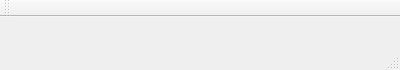
<?xml version="1.0" encoding="UTF-8"?>
<ui version="4.0">
 <class>MainWindow</class>
 <widget class="QMainWindow" name="MainWindow">
  <property name="geometry">
   <rect>
    <x>0</x>
    <y>0</y>
    <width>400</width>
    <height>70</height>
   </rect>
  </property>
  <property name="windowTitle">
   <string>MainWindow</string>
  </property>
  <widget class="QWidget" name="centralWidget">
   <property name="sizePolicy">
    <sizepolicy hsizetype="Expanding" vsizetype="Expanding">
     <horstretch>0</horstretch>
     <verstretch>0</verstretch>
    </sizepolicy>
   </property>
   <property name="minimumSize">
    <size>
     <width>0</width>
     <height>0</height>
    </size>
   </property>
   <property name="autoFillBackground">
    <bool>true</bool>
   </property>
  </widget>
  <widget class="QMenuBar" name="menuBar">
   <property name="geometry">
    <rect>
     <x>0</x>
     <y>0</y>
     <width>400</width>
     <height>23</height>
    </rect>
   </property>
  </widget>
  <widget class="QToolBar" name="mainToolBar">
   <attribute name="toolBarArea">
    <enum>TopToolBarArea</enum>
   </attribute>
   <attribute name="toolBarBreak">
    <bool>false</bool>
   </attribute>
  </widget>
  <widget class="QStatusBar" name="statusBar"/>
  <action name="action_Open">
   <property name="text">
    <string>&amp;Open</string>
   </property>
  </action>
  <action name="action_Save">
   <property name="text">
    <string>&amp;Save</string>
   </property>
  </action>
  <action name="actionSave_as">
   <property name="text">
    <string>Save &amp;as..</string>
   </property>
  </action>
  <action name="action_Exit">
   <property name="text">
    <string>&amp;Exit</string>
   </property>
  </action>
  <action name="actionColor_info_bar">
   <property name="checkable">
    <bool>true</bool>
   </property>
   <property name="checked">
    <bool>false</bool>
   </property>
   <property name="text">
    <string>Color info bar</string>
   </property>
  </action>
  <action name="actionHistogram">
   <property name="text">
    <string>Histogram</string>
   </property>
  </action>
  <action name="actionCrop">
   <property name="text">
    <string>Crop</string>
   </property>
  </action>
  <action name="actionBlur">
   <property name="text">
    <string>Blur</string>
   </property>
  </action>
  <action name="actionFusion">
   <property name="text">
    <string>Fusion</string>
   </property>
  </action>
  <action name="actionRezize">
   <property name="text">
    <string>Resize</string>
   </property>
  </action>
  <action name="action_Contrast_and_equilization">
   <property name="text">
    <string>&amp;Contrast and equilization</string>
   </property>
  </action>
  <action name="actionConvert_to_grey_scale">
   <property name="text">
    <string>Convert to &amp;grey scale</string>
   </property>
  </action>
  <action name="actionFilter">
   <property name="text">
    <string>Filter</string>
   </property>
  </action>
  <action name="actionJj">
   <property name="text">
    <string>jj</string>
   </property>
   <property name="iconVisibleInMenu">
    <bool>true</bool>
   </property>
  </action>
 </widget>
 <layoutdefault spacing="6" margin="11"/>
 <resources/>
 <connections/>
</ui>
